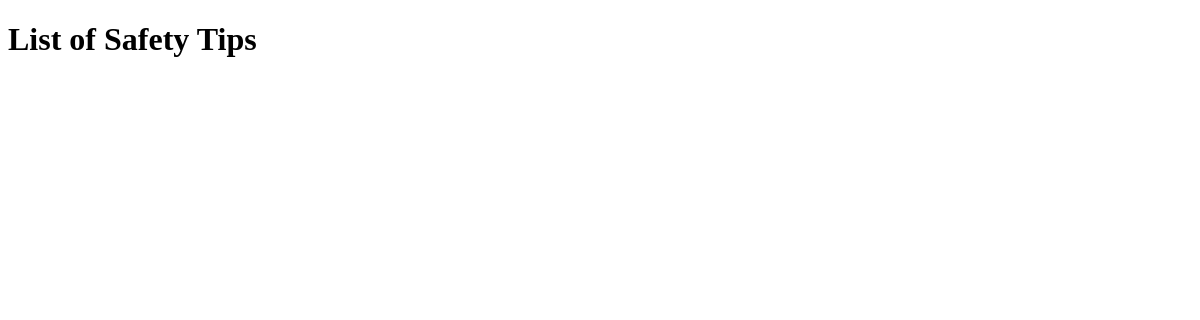
Before: /saftytipsview/ with the older database file.
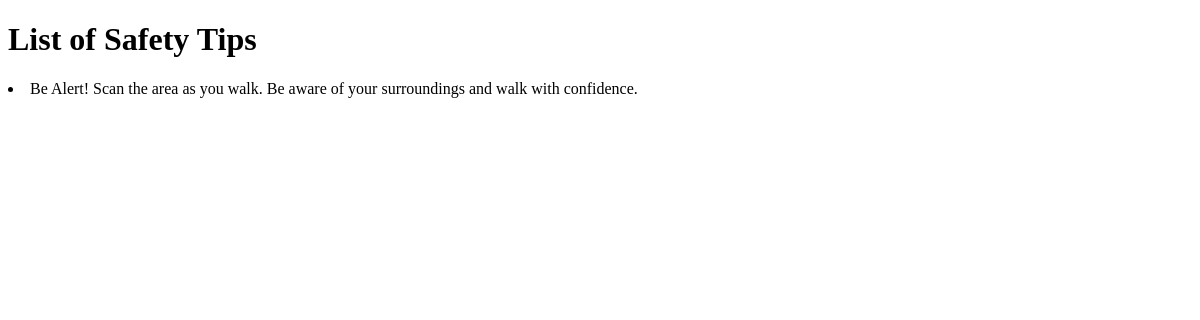
After: the same page with the newer database file.
### safty/models.py (models this page shows, shortened)
class Saftytips(models.Model):
    description = models.TextField(max_length=500)

### safty/views.py (the view)
# urls.py: path("saftytipsview/",SafetyTipListView.as_view(),name="saftytipsview"),
class SafetyTipListView(ListView):
    model = Saftytips
    template_name = 'saftytips_list.html'  # Replace 'safetytip_list.html' with your actual template
    context_object_name = 'saftytips'

### safty/templates/saftytips_list.html (shortened to what this page needs)
<!DOCTYPE html>
<html lang="en">
<head>
</head>
<body>
    <div class="row">
        <h1>List of Safety Tips</h1>
        <div class="container mb-5">
            <div class="row d-flex justify-content-evenly">
                <div class="col-7 border" style="height: 580px;">
            <div>
            {% for Saftytips in saftytips %}
            <li>{{ Saftytips.description }}</li>
            {% endfor %}
        </div>
    </div>
</div>
</body>
</html>

Changed rows visible on the page:
added Saftytips: description "Be Alert! Scan the area as you walk. Be aware of your surroundings and walk with confidence."
